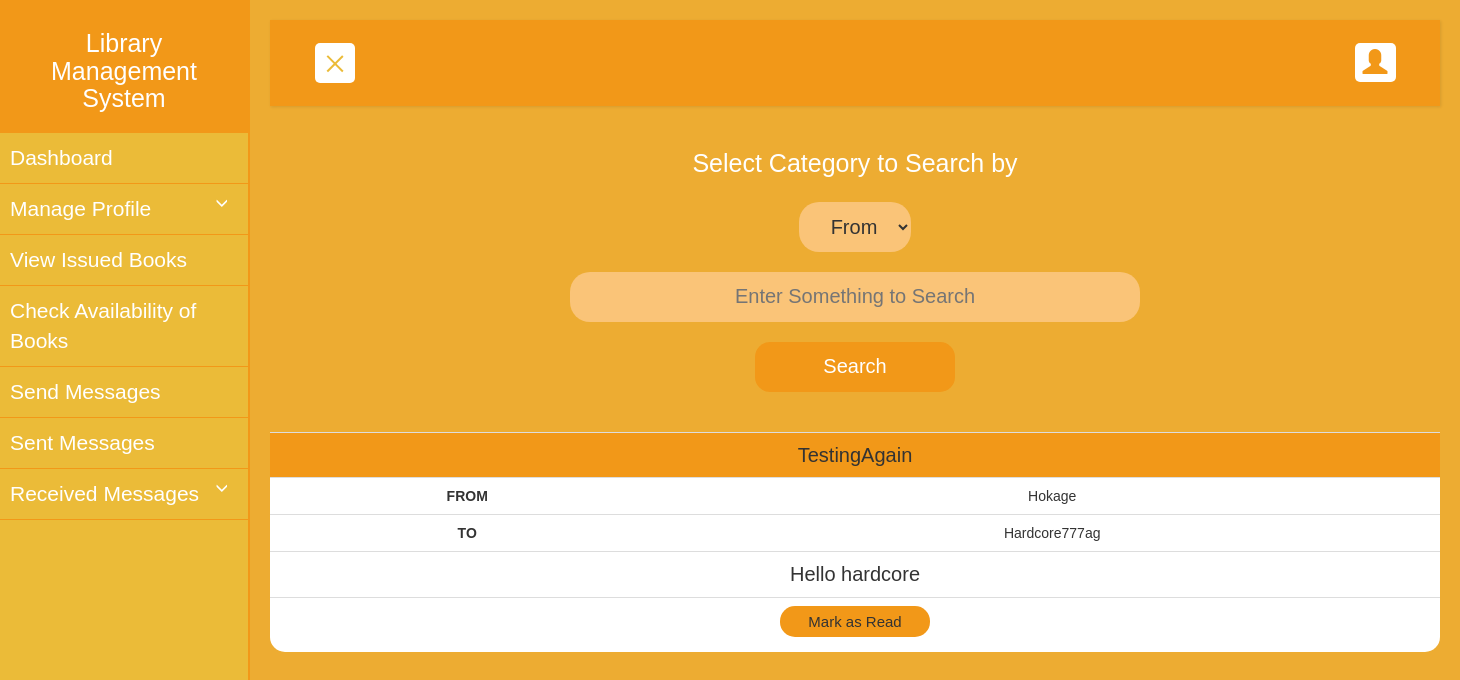
Screenshot of /received.php (signed in) with the database file from the repository.
### tables this page shows
CREATE TABLE `messages` (
  `id` int(11) NOT NULL,
  `senderun` varchar(255) NOT NULL,
  `receiverun` varchar(255) NOT NULL,
  `subject` varchar(255) NOT NULL,
  `message` varchar(1000) NOT NULL,
  `isread` varchar(255) NOT NULL,
  `senton` varchar(255) NOT NULL
);

### received.php (the view, shortened to what this page needs)
<?php
include('headers.php');
if (isset($_POST['submit']))
{
	$searchby=$_POST['searchby'];
	$cat=$_POST['cat'];
	$sql="SELECT * FROM messages WHERE receiverun='".$_SESSION['user']."' AND ".$cat." LIKE '%".$searchby."%' AND isread='no'";
}
else
{
	$sql="SELECT * FROM messages WHERE receiverun='".$_SESSION['user']."' AND isread='no'";
}
$res=mysqli_query($conn,$sql);
?>
<div class="container text-center" style="">
	<form  action="<?php echo htmlspecialchars($_SERVER["PHP_SELF"]);?>" method="POST">
		<div style="color: white;font-size: 25px;" class="slider">Select Category to Search by</div>
     	<br>
		<div class="slider" >
        <select name="cat" class="drop" style="text-align: center;" >
        <option value="senderun">From</option>
    	</select>
    </div>
    <br>
    <input type="text" class="slidel" name="searchby" placeholder="Enter Something to Search" >
    <br>
    <br>
    <div class="text-center">
       	<input type="submit" name="submit" value="Search" class="butt slide">
    </div>
    <br>
    <br>
	</form>
</div>
	<?php
	while($row=mysqli_fetch_assoc($res))
	{
	echo "<table class='table text-center slide'>";
	echo "<tr style='background-color:#f29818;margin-top:-5px;' class='text-center'>";
		echo "<td colspan='2' style='font-size:20px;'>".$row['subject']."</td>";
	echo "</tr>";
	echo "<tr>";
		echo "<td><b>FROM</b></td>";
		echo "<td>".$row['senderun']."</td>";
	echo "</tr>";
	echo "<tr>";
		echo "<td><b>TO</b></td>";
		echo "<td>".$row['receiverun']."</td>";
	echo "</tr>";
	echo "<tr >";
		echo "<td colspan='2'style='font-size:20px;'>".$row['message']."</td>";
	echo "</tr>";
	echo "<tr>";
		echo "<td colspan='2'><div style='text-align:center;'><a href='receiver.php?x=".$row["id"]."'><div class='tb container' style='text-align:center;'>Mark as Read</div></a></div></td>";
	echo "</tr>";
	echo "</table>";
	}
include('footers.php');
?>

### headers.php (style rules this page uses)
body { font-family: 'Poppins', sans-serif; background: #edac32; }
a, a:hover, a:focus { color: inherit; text-decoration: none; transition: all 0.3s; }
.tb { font-size: 15px; width: 150px; padding: 5px; transition: 0.5s; background-color:#f29818; cursor: pointer; margin-bottom: 7px; border-radius: 15px; }
.table { background-color: white; padding: 30px; border-radius: 15px; transition: 0.5s; }
.slide { animation-name: slide; -webkit-animation-name: slide; animation-duration: 1s; -webkit-animation-duration: 1s; visibility: visible; }
.butt { height: 50px; width: 200px; background-color: #f29818; color: white ; font-size: 20px; transition: 0.5s; border: 0px; border-radius: 15px; }
.slidel { animation-name: slidel; -webkit-animation-name: slidel; animation-duration: 1s; -webkit-animation-duration: 1s; visibility: visible; }
.slider { animation-name: slider; -webkit-animation-name: slider; animation-duration: 1s; -webkit-animation-duration: 1s; visibility: visible; }
input[type="text"] { transition: 0.5s; text-align: center; width: 50%; height: 50px; font-size: 20px; background-color: #fac478; margin: 0px;border: 0px; border-radius: 20px; }
.drop { transition: 0.5s; padding-left: 10px; text-align: center; height: 50px; font-size: 20px; background-color: #fac478; margin: 0px;border: 0px; border-radius: 20px; }

### rows the page displays
messages: subject "TestingAgain", senderun "Hokage", receiverun "Hardcore777ag", message "Hello hardcore"
